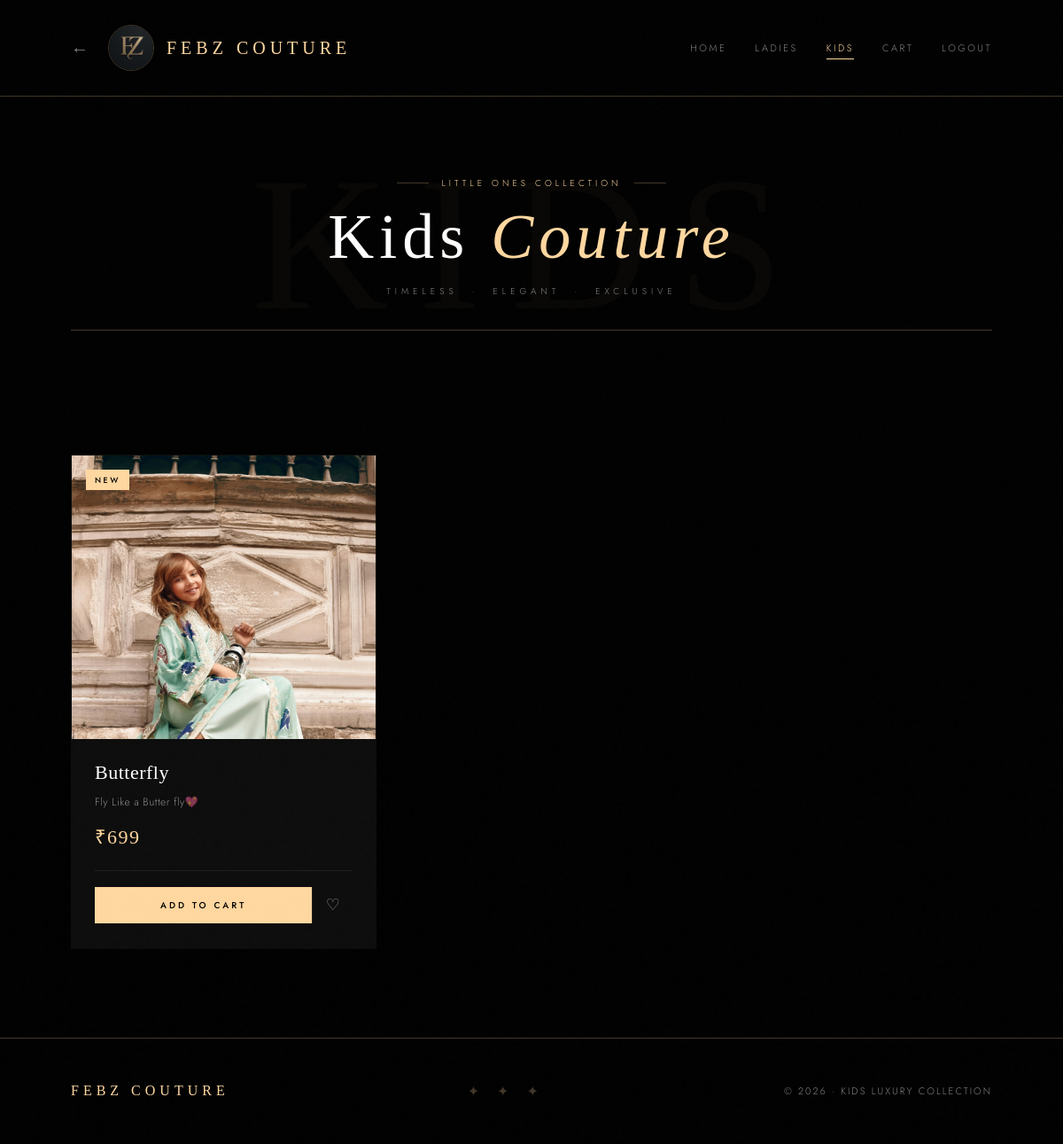
The app's page /kids (signed in) with its own data.
### app/models.py (models this page shows)
class Kids(models.Model):
    kidsname=models.CharField(max_length=100)
    kidsprice=models.IntegerField()
    kidsdescription=models.CharField(max_length=150)
    kidsimage=models.ImageField(upload_to='kidsadd/')
    class Meta:
        verbose_name='Kids'
        verbose_name_plural="Kids"

### app/views.py (the view)
# urls.py: path('kids', views.kidsfn, name='kids'),
def kidsfn(re):
    if 'user' in re.session:
        k=Kids.objects.all()
        return render(re,"kids.html",{'k':k})
    else:
        return redirect(loginfn)

### template/kids.html (shortened to what this page needs)
{% load static %}
<!DOCTYPE html>
<html lang="en">
<head>
</head>
<body>
<nav class="navbar">
  <div class="left-section">
    <a href="{% url 'home' %}" class="back-arrow">&#8592;</a>
    <div class="logo-area">
      <img src="{% static 'images/Febzlogo.jpeg' %}" alt="Febz Logo" class="logo-img">
      <span class="logo-text">FEBZ COUTURE</span>
    </div>
  </div>
  <div class="nav-right">
    <div class="nav-links">
      <a href="home">Home</a>
      <a href="women">Ladies</a>
      <a href="kids" class="active">Kids</a>
      <a href="cart">Cart</a>
      <a href="{% url 'logout' %}">Logout</a>
    </div>
  </div>
</nav>
<header class="page-header">
  <div class="header-inner">
    <div class="header-eyebrow">
      <span class="eyebrow-line"></span>
      <span>Little Ones Collection</span>
      <span class="eyebrow-line"></span>
    </div>
    <h1 class="page-title">Kids <em>Couture</em></h1>
    <p class="page-sub">Timeless &nbsp;·&nbsp; Elegant &nbsp;·&nbsp; Exclusive</p>
  </div>
</header>
<section class="products">
  <div class="product-grid">
    {% for item in k %}
    <div class="product-card">
      <div class="product-image">
        <span class="tag">New</span>
        <img src="{{ item.kidsimage.url }}" alt="{{ item.kidsname }}">
      </div>
      <div class="product-body">
        <h3 class="product-name">{{ item.kidsname }}</h3>
        <p class="product-desc">{{ item.kidsdescription }}</p>
        <span class="product-price">₹{{ item.kidsprice }}</span>
        <div class="product-actions">
          <a href="{% url 'add_kids_to_cart' item.id %}" class="cart-btn">
            <span>Add to Cart</span>
          </a>
          <a href="" class="wish-btn" title="Wishlist">&#9825;</a>
        </div>
      </div>
    </div>
    {% empty %}
    <div class="empty-state">
      <div class="empty-icon">✦</div>
      <h3>No Products Available</h3>
      <p style="font-size:12px;color:rgba(255,255,255,0.3);letter-spacing:2px;">Check back soon for new arrivals.</p>
    </div>
    {% endfor %}
  </div>
</section>
<footer class="footer">
  <span class="footer-logo">FEBZ COUTURE</span>
  <span class="footer-ornament">✦ ✦ ✦</span>
  <span class="footer-copy">© 2026 · Kids Luxury Collection</span>
</footer>
</body>
</html>

### records on screen
Kids: kidsimage (picture), kidsname "Butterfly", kidsdescription "Fly Like a Butter fly💖", kidsprice "699"
